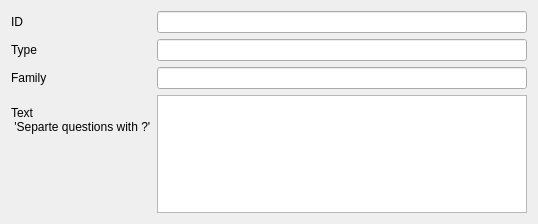
       <widget class="QWidget" name="scrollAreaWidgetContents_2">
        <property name="geometry">
         <rect>
          <x>0</x>
          <y>0</y>
          <width>538</width>
          <height>224</height>
         </rect>
        </property>
        <layout class="QFormLayout" name="formLayout_2">
         <item row="0" column="0">
          <widget class="QLabel" name="label_24">
           <property name="text">
            <string>ID</string>
           </property>
           <property name="buddy">
            <cstring>lineEdit</cstring>
           </property>
          </widget>
         </item>
         <item row="0" column="1">
          <widget class="QLineEdit" name="lineEdit_14"/>
         </item>
         <item row="1" column="0">
          <widget class="QLabel" name="label_27">
           <property name="text">
            <string>Type</string>
           </property>
           <property name="buddy">
            <cstring>lineEdit</cstring>
           </property>
          </widget>
         </item>
         <item row="1" column="1">
          <widget class="QLineEdit" name="lineEdit_16"/>
         </item>
         <item row="2" column="0">
          <widget class="QLabel" name="label_37">
           <property name="text">
            <string>Family</string>
           </property>
           <property name="buddy">
            <cstring>lineEdit</cstring>
           </property>
          </widget>
         </item>
         <item row="2" column="1">
          <widget class="QLineEdit" name="lineEdit_22"/>
         </item>
         <item row="3" column="0">
          <widget class="QLabel" name="label_41">
           <property name="text">
            <string>Text
 'Separte questions with ?'</string>
           </property>
           <property name="buddy">
            <cstring>lineEdit</cstring>
           </property>
          </widget>
         </item>
         <item row="3" column="1">
          <widget class="QTextEdit" name="textEdit_6"/>
         </item>
        </layout>
       </widget>
